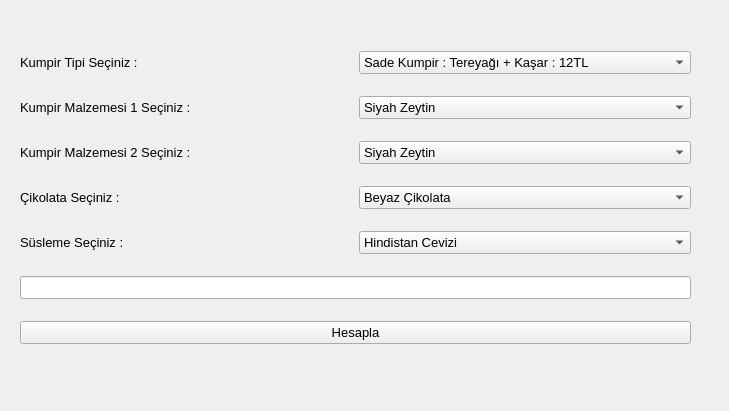
<?xml version="1.0" encoding="UTF-8"?>
<ui version="4.0">
 <class>Form</class>
 <widget class="QWidget" name="Form">
  <property name="geometry">
   <rect>
    <x>0</x>
    <y>0</y>
    <width>729</width>
    <height>411</height>
   </rect>
  </property>
  <property name="windowTitle">
   <string>Kumpir Programı</string>
  </property>
  <widget class="QWidget" name="">
   <property name="geometry">
    <rect>
     <x>20</x>
     <y>35</y>
     <width>671</width>
     <height>331</height>
    </rect>
   </property>
   <layout class="QGridLayout" name="gridLayout">
    <item row="0" column="0">
     <widget class="QLabel" name="label">
      <property name="font">
       <font>
        <pointsize>10</pointsize>
       </font>
      </property>
      <property name="text">
       <string>Kumpir Tipi Seçiniz :</string>
      </property>
     </widget>
    </item>
    <item row="0" column="1">
     <widget class="QComboBox" name="cmb_kumpir_tipi">
      <property name="font">
       <font>
        <pointsize>10</pointsize>
       </font>
      </property>
      <item>
       <property name="text">
        <string>Sade Kumpir : Tereyağı + Kaşar : 12TL</string>
       </property>
      </item>
      <item>
       <property name="text">
        <string>Çift Kaşarlı Kumpir : 17TL</string>
       </property>
      </item>
      <item>
       <property name="text">
        <string>Karışık Kumpir : 15TL</string>
       </property>
      </item>
     </widget>
    </item>
    <item row="1" column="0">
     <widget class="QLabel" name="label_2">
      <property name="font">
       <font>
        <pointsize>10</pointsize>
       </font>
      </property>
      <property name="text">
       <string>Kumpir Malzemesi 1 Seçiniz :</string>
      </property>
     </widget>
    </item>
    <item row="1" column="1">
     <widget class="QComboBox" name="cmb_Malzeme1">
      <property name="font">
       <font>
        <pointsize>10</pointsize>
       </font>
      </property>
      <item>
       <property name="text">
        <string>Siyah Zeytin</string>
       </property>
      </item>
      <item>
       <property name="text">
        <string>Yeşil Zeytin</string>
       </property>
      </item>
      <item>
       <property name="text">
        <string>Mısır</string>
       </property>
      </item>
      <item>
       <property name="text">
        <string>Mantar</string>
       </property>
      </item>
      <item>
       <property name="text">
        <string>Bezelye</string>
       </property>
      </item>
      <item>
       <property name="text">
        <string>Turşu</string>
       </property>
      </item>
      <item>
       <property name="text">
        <string>Rus Salatası</string>
       </property>
      </item>
      <item>
       <property name="text">
        <string>Ketçap</string>
       </property>
      </item>
      <item>
       <property name="text">
        <string>Mayonez</string>
       </property>
      </item>
     </widget>
    </item>
    <item row="2" column="0">
     <widget class="QLabel" name="label_3">
      <property name="font">
       <font>
        <pointsize>10</pointsize>
       </font>
      </property>
      <property name="text">
       <string>Kumpir Malzemesi 2 Seçiniz :</string>
      </property>
     </widget>
    </item>
    <item row="2" column="1">
     <widget class="QComboBox" name="cmb_Malzeme2">
      <property name="font">
       <font>
        <pointsize>10</pointsize>
       </font>
      </property>
      <item>
       <property name="text">
        <string>Siyah Zeytin</string>
       </property>
      </item>
      <item>
       <property name="text">
        <string>Yeşil Zeytin</string>
       </property>
      </item>
      <item>
       <property name="text">
        <string>Mısır</string>
       </property>
      </item>
      <item>
       <property name="text">
        <string>Mantar</string>
       </property>
      </item>
      <item>
       <property name="text">
        <string>Bezelye</string>
       </property>
      </item>
      <item>
       <property name="text">
        <string>Turşu</string>
       </property>
      </item>
      <item>
       <property name="text">
        <string>Rus Salatası</string>
       </property>
      </item>
      <item>
       <property name="text">
        <string>Ketçap</string>
       </property>
      </item>
      <item>
       <property name="text">
        <string>Mayonez</string>
       </property>
      </item>
     </widget>
    </item>
    <item row="3" column="0">
     <widget class="QLabel" name="label_4">
      <property name="font">
       <font>
        <pointsize>10</pointsize>
       </font>
      </property>
      <property name="text">
       <string>Çikolata Seçiniz :</string>
      </property>
     </widget>
    </item>
    <item row="3" column="1">
     <widget class="QComboBox" name="cmb_Cikolata">
      <property name="font">
       <font>
        <pointsize>10</pointsize>
       </font>
      </property>
      <item>
       <property name="text">
        <string>Beyaz Çikolata</string>
       </property>
      </item>
      <item>
       <property name="text">
        <string>Sütlü Çikolata</string>
       </property>
      </item>
      <item>
       <property name="text">
        <string>Franbuazlı Çikolata</string>
       </property>
      </item>
     </widget>
    </item>
    <item row="4" column="0">
     <widget class="QLabel" name="label_5">
      <property name="font">
       <font>
        <pointsize>10</pointsize>
       </font>
      </property>
      <property name="text">
       <string>Süsleme Seçiniz :</string>
      </property>
     </widget>
    </item>
    <item row="4" column="1">
     <widget class="QComboBox" name="cmb_Susleme">
      <property name="font">
       <font>
        <pointsize>10</pointsize>
       </font>
      </property>
      <item>
       <property name="text">
        <string>Hindistan Cevizi</string>
       </property>
      </item>
      <item>
       <property name="text">
        <string>Damla Çikolata</string>
       </property>
      </item>
      <item>
       <property name="text">
        <string>Muz </string>
       </property>
      </item>
      <item>
       <property name="text">
        <string>Çilek</string>
       </property>
      </item>
     </widget>
    </item>
    <item row="5" column="0" colspan="2">
     <widget class="QLineEdit" name="edt_sonuc">
      <property name="font">
       <font>
        <pointsize>10</pointsize>
       </font>
      </property>
     </widget>
    </item>
    <item row="6" column="0" colspan="2">
     <widget class="QPushButton" name="Btn_Hesapla">
      <property name="font">
       <font>
        <pointsize>10</pointsize>
       </font>
      </property>
      <property name="text">
       <string>Hesapla</string>
      </property>
     </widget>
    </item>
   </layout>
  </widget>
 </widget>
 <resources/>
 <connections/>
</ui>
